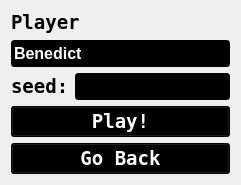
   <widget class="QWidget" name="layoutWidget_3">
    <property name="enabled">
     <bool>true</bool>
    </property>
    <property name="geometry">
     <rect>
      <x>720</x>
      <y>240</y>
      <width>241</width>
      <height>151</height>
     </rect>
    </property>
    <layout class="QVBoxLayout" name="singleplayerScreen">
     <item>
      <widget class="QLabel" name="playerLabel">
       <property name="enabled">
        <bool>true</bool>
       </property>
       <property name="font">
        <font>
         <family>Terminal</family>
         <pointsize>14</pointsize>
         <weight>75</weight>
         <bold>true</bold>
        </font>
       </property>
       <property name="text">
        <string>Player</string>
       </property>
      </widget>
     </item>
     <item>
      <widget class="QLineEdit" name="playerName">
       <property name="enabled">
        <bool>true</bool>
       </property>
       <property name="font">
        <font>
         <family>System</family>
         <pointsize>12</pointsize>
         <weight>75</weight>
         <bold>true</bold>
        </font>
       </property>
       <property name="styleSheet">
        <string notr="true">background-color: rgb(0, 0, 0);
color: rgb(255, 255, 255);</string>
       </property>
       <property name="inputMethodHints">
        <set>Qt::ImhLatinOnly</set>
       </property>
       <property name="text">
        <string>Benedict</string>
       </property>
       <property name="frame">
        <bool>true</bool>
       </property>
       <property name="dragEnabled">
        <bool>false</bool>
       </property>
       <property name="readOnly">
        <bool>false</bool>
       </property>
       <property name="placeholderText">
        <string notr="true"/>
       </property>
       <property name="clearButtonEnabled">
        <bool>false</bool>
       </property>
      </widget>
     </item>
     <item>
      <layout class="QHBoxLayout" name="horizontalLayout">
       <item>
        <widget class="QLabel" name="seedLabel_1">
         <property name="font">
          <font>
           <family>Terminal</family>
           <pointsize>14</pointsize>
           <weight>75</weight>
           <bold>true</bold>
          </font>
         </property>
         <property name="text">
          <string>seed:</string>
         </property>
        </widget>
       </item>
       <item>
        <widget class="QLineEdit" name="seed_single">
         <property name="font">
          <font>
           <family>System</family>
           <pointsize>12</pointsize>
           <weight>75</weight>
           <bold>true</bold>
          </font>
         </property>
         <property name="styleSheet">
          <string notr="true">background-color: rgb(0, 0, 0);
color: rgb(255, 255, 255);</string>
         </property>
         <property name="inputMethodHints">
          <set>Qt::ImhDigitsOnly</set>
         </property>
        </widget>
       </item>
      </layout>
     </item>
     <item>
      <widget class="QPushButton" name="playButton_single">
       <property name="enabled">
        <bool>true</bool>
       </property>
       <property name="palette">
        <palette>
         <active>
          <colorrole role="WindowText">
           <brush brushstyle="SolidPattern">
            <color alpha="255">
             <red>255</red>
             <green>255</green>
             <blue>255</blue>
            </color>
           </brush>
          </colorrole>
          <colorrole role="Button">
           <brush brushstyle="SolidPattern">
            <color alpha="255">
             <red>0</red>
             <green>0</green>
             <blue>0</blue>
            </color>
           </brush>
          </colorrole>
          <colorrole role="Text">
           <brush brushstyle="SolidPattern">
            <color alpha="255">
             <red>255</red>
             <green>255</green>
             <blue>255</blue>
            </color>
           </brush>
          </colorrole>
          <colorrole role="ButtonText">
           <brush brushstyle="SolidPattern">
            <color alpha="255">
             <red>255</red>
             <green>255</green>
             <blue>255</blue>
            </color>
           </brush>
          </colorrole>
          <colorrole role="Base">
           <brush brushstyle="SolidPattern">
            <color alpha="255">
             <red>0</red>
             <green>0</green>
             <blue>0</blue>
            </color>
           </brush>
          </colorrole>
          <colorrole role="Window">
           <brush brushstyle="SolidPattern">
            <color alpha="255">
             <red>0</red>
             <green>0</green>
             <blue>0</blue>
            </color>
           </brush>
          </colorrole>
          <colorrole role="Shadow">
           <brush brushstyle="SolidPattern">
            <color alpha="255">
             <red>33</red>
             <green>33</green>
             <blue>33</blue>
            </color>
           </brush>
          </colorrole>
          <colorrole role="PlaceholderText">
           <brush brushstyle="NoBrush">
            <color alpha="128">
             <red>255</red>
             <green>255</green>
             <blue>255</blue>
            </color>
           </brush>
          </colorrole>
         </active>
         <inactive>
          <colorrole role="WindowText">
           <brush brushstyle="SolidPattern">
            <color alpha="255">
             <red>255</red>
             <green>255</green>
             <blue>255</blue>
            </color>
           </brush>
          </colorrole>
          <colorrole role="Button">
           <brush brushstyle="SolidPattern">
            <color alpha="255">
             <red>0</red>
             <green>0</green>
             <blue>0</blue>
            </color>
           </brush>
          </colorrole>
          <colorrole role="Text">
           <brush brushstyle="SolidPattern">
            <color alpha="255">
             <red>255</red>
             <green>255</green>
             <blue>255</blue>
            </color>
           </brush>
          </colorrole>
          <colorrole role="ButtonText">
           <brush brushstyle="SolidPattern">
            <color alpha="255">
             <red>255</red>
             <green>255</green>
             <blue>255</blue>
            </color>
           </brush>
          </colorrole>
          <colorrole role="Base">
           <brush brushstyle="SolidPattern">
            <color alpha="255">
             <red>0</red>
             <green>0</green>
             <blue>0</blue>
            </color>
           </brush>
          </colorrole>
          <colorrole role="Window">
           <brush brushstyle="SolidPattern">
            <color alpha="255">
             <red>0</red>
             <green>0</green>
             <blue>0</blue>
            </color>
           </brush>
          </colorrole>
          <colorrole role="Shadow">
           <brush brushstyle="SolidPattern">
            <color alpha="255">
             <red>33</red>
             <green>33</green>
             <blue>33</blue>
            </color>
           </brush>
          </colorrole>
          <colorrole role="PlaceholderText">
           <brush brushstyle="NoBrush">
            <color alpha="128">
             <red>255</red>
             <green>255</green>
             <blue>255</blue>
            </color>
           </brush>
          </colorrole>
         </inactive>
         <disabled>
          <colorrole role="WindowText">
           <brush brushstyle="SolidPattern">
            <color alpha="255">
             <red>255</red>
             <green>255</green>
             <blue>255</blue>
            </color>
           </brush>
          </colorrole>
          <colorrole role="Button">
           <brush brushstyle="SolidPattern">
            <color alpha="255">
             <red>0</red>
             <green>0</green>
             <blue>0</blue>
            </color>
           </brush>
          </colorrole>
          <colorrole role="Text">
           <brush brushstyle="SolidPattern">
            <color alpha="255">
             <red>255</red>
             <green>255</green>
             <blue>255</blue>
            </color>
           </brush>
          </colorrole>
          <colorrole role="ButtonText">
           <brush brushstyle="SolidPattern">
            <color alpha="255">
             <red>255</red>
             <green>255</green>
             <blue>255</blue>
            </color>
           </brush>
          </colorrole>
          <colorrole role="Base">
           <brush brushstyle="SolidPattern">
            <color alpha="255">
             <red>0</red>
             <green>0</green>
             <blue>0</blue>
            </color>
           </brush>
          </colorrole>
          <colorrole role="Window">
           <brush brushstyle="SolidPattern">
            <color alpha="255">
             <red>0</red>
             <green>0</green>
             <blue>0</blue>
            </color>
           </brush>
          </colorrole>
          <colorrole role="Shadow">
           <brush brushstyle="SolidPattern">
            <color alpha="255">
             <red>33</red>
             <green>33</green>
             <blue>33</blue>
            </color>
           </brush>
          </colorrole>
          <colorrole role="PlaceholderText">
           <brush brushstyle="NoBrush">
            <color alpha="128">
             <red>255</red>
             <green>255</green>
             <blue>255</blue>
            </color>
           </brush>
          </colorrole>
         </disabled>
        </palette>
       </property>
       <property name="font">
        <font>
         <family>Terminal</family>
         <pointsize>14</pointsize>
         <weight>75</weight>
         <bold>true</bold>
        </font>
       </property>
       <property name="styleSheet">
        <string notr="true">background-color: rgb(0, 0, 0);
color: rgb(255, 255, 255);</string>
       </property>
       <property name="text">
        <string>Play!</string>
       </property>
      </widget>
     </item>
     <item>
      <widget class="QPushButton" name="gobackButton_4">
       <property name="enabled">
        <bool>true</bool>
       </property>
       <property name="palette">
        <palette>
         <active>
          <colorrole role="WindowText">
           <brush brushstyle="SolidPattern">
            <color alpha="255">
             <red>255</red>
             <green>255</green>
             <blue>255</blue>
            </color>
           </brush>
          </colorrole>
          <colorrole role="Button">
           <brush brushstyle="SolidPattern">
            <color alpha="255">
             <red>0</red>
             <green>0</green>
             <blue>0</blue>
            </color>
           </brush>
          </colorrole>
          <colorrole role="Text">
           <brush brushstyle="SolidPattern">
            <color alpha="255">
             <red>255</red>
             <green>255</green>
             <blue>255</blue>
            </color>
           </brush>
          </colorrole>
          <colorrole role="ButtonText">
           <brush brushstyle="SolidPattern">
            <color alpha="255">
             <red>255</red>
             <green>255</green>
             <blue>255</blue>
            </color>
           </brush>
          </colorrole>
          <colorrole role="Base">
           <brush brushstyle="SolidPattern">
            <color alpha="255">
             <red>0</red>
             <green>0</green>
             <blue>0</blue>
            </color>
           </brush>
          </colorrole>
          <colorrole role="Window">
           <brush brushstyle="SolidPattern">
            <color alpha="255">
             <red>0</red>
             <green>0</green>
             <blue>0</blue>
            </color>
           </brush>
          </colorrole>
          <colorrole role="Shadow">
           <brush brushstyle="SolidPattern">
            <color alpha="255">
             <red>33</red>
             <green>33</green>
             <blue>33</blue>
            </color>
           </brush>
          </colorrole>
          <colorrole role="PlaceholderText">
           <brush brushstyle="NoBrush">
            <color alpha="128">
             <red>255</red>
             <green>255</green>
             <blue>255</blue>
            </color>
           </brush>
          </colorrole>
         </active>
         <inactive>
          <colorrole role="WindowText">
           <brush brushstyle="SolidPattern">
            <color alpha="255">
             <red>255</red>
             <green>255</green>
             <blue>255</blue>
            </color>
           </brush>
          </colorrole>
          <colorrole role="Button">
           <brush brushstyle="SolidPattern">
            <color alpha="255">
             <red>0</red>
             <green>0</green>
             <blue>0</blue>
            </color>
           </brush>
          </colorrole>
          <colorrole role="Text">
           <brush brushstyle="SolidPattern">
            <color alpha="255">
             <red>255</red>
             <green>255</green>
             <blue>255</blue>
            </color>
           </brush>
          </colorrole>
          <colorrole role="ButtonText">
           <brush brushstyle="SolidPattern">
            <color alpha="255">
             <red>255</red>
             <green>255</green>
             <blue>255</blue>
            </color>
           </brush>
          </colorrole>
          <colorrole role="Base">
           <brush brushstyle="SolidPattern">
            <color alpha="255">
             <red>0</red>
             <green>0</green>
             <blue>0</blue>
            </color>
           </brush>
          </colorrole>
          <colorrole role="Window">
           <brush brushstyle="SolidPattern">
            <color alpha="255">
             <red>0</red>
             <green>0</green>
             <blue>0</blue>
            </color>
           </brush>
          </colorrole>
          <colorrole role="Shadow">
           <brush brushstyle="SolidPattern">
            <color alpha="255">
             <red>33</red>
             <green>33</green>
             <blue>33</blue>
            </color>
           </brush>
          </colorrole>
          <colorrole role="PlaceholderText">
           <brush brushstyle="NoBrush">
            <color alpha="128">
             <red>255</red>
             <green>255</green>
             <blue>255</blue>
            </color>
           </brush>
          </colorrole>
         </inactive>
         <disabled>
          <colorrole role="WindowText">
           <brush brushstyle="SolidPattern">
            <color alpha="255">
             <red>255</red>
             <green>255</green>
             <blue>255</blue>
            </color>
           </brush>
          </colorrole>
          <colorrole role="Button">
           <brush brushstyle="SolidPattern">
            <color alpha="255">
             <red>0</red>
             <green>0</green>
             <blue>0</blue>
            </color>
           </brush>
          </colorrole>
          <colorrole role="Text">
           <brush brushstyle="SolidPattern">
            <color alpha="255">
             <red>255</red>
             <green>255</green>
             <blue>255</blue>
            </color>
           </brush>
          </colorrole>
          <colorrole role="ButtonText">
           <brush brushstyle="SolidPattern">
            <color alpha="255">
             <red>255</red>
             <green>255</green>
             <blue>255</blue>
            </color>
           </brush>
          </colorrole>
          <colorrole role="Base">
           <brush brushstyle="SolidPattern">
            <color alpha="255">
             <red>0</red>
             <green>0</green>
             <blue>0</blue>
            </color>
           </brush>
          </colorrole>
          <colorrole role="Window">
           <brush brushstyle="SolidPattern">
            <color alpha="255">
             <red>0</red>
             <green>0</green>
             <blue>0</blue>
            </color>
           </brush>
          </colorrole>
          <colorrole role="Shadow">
           <brush brushstyle="SolidPattern">
            <color alpha="255">
             <red>33</red>
             <green>33</green>
             <blue>33</blue>
            </color>
           </brush>
          </colorrole>
          <colorrole role="PlaceholderText">
           <brush brushstyle="NoBrush">
            <color alpha="128">
             <red>255</red>
             <green>255</green>
             <blue>255</blue>
            </color>
           </brush>
          </colorrole>
         </disabled>
        </palette>
       </property>
       <property name="font">
        <font>
         <family>Terminal</family>
         <pointsize>14</pointsize>
         <weight>75</weight>
         <bold>true</bold>
        </font>
       </property>
       <property name="styleSheet">
        <string notr="true">background-color: rgb(0, 0, 0);
color: rgb(255, 255, 255);</string>
       </property>
       <property name="text">
        <string>Go Back</string>
       </property>
      </widget>
     </item>
    </layout>
   </widget>
